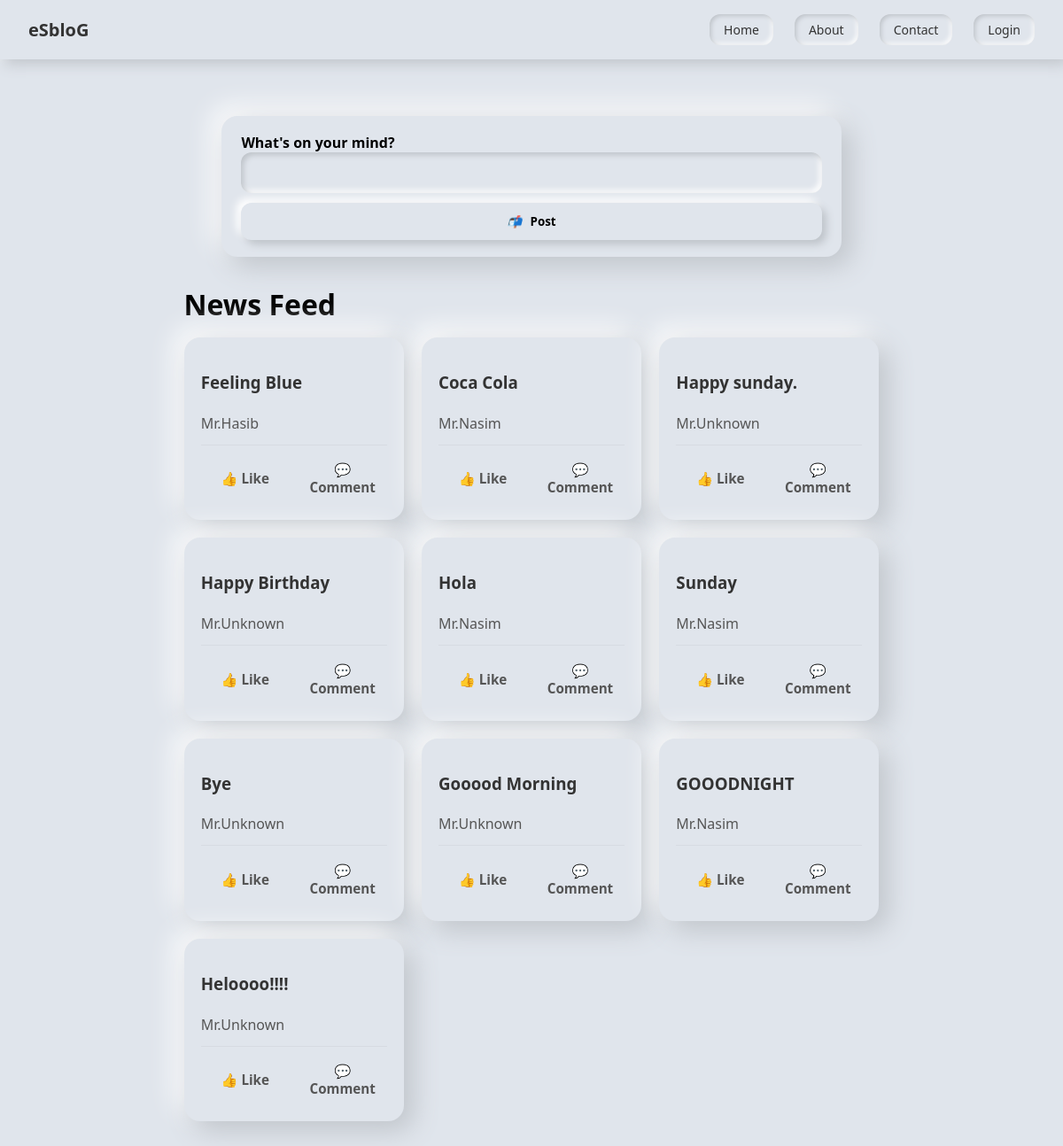
Page /dashboard/dash/ on the earlier database version.
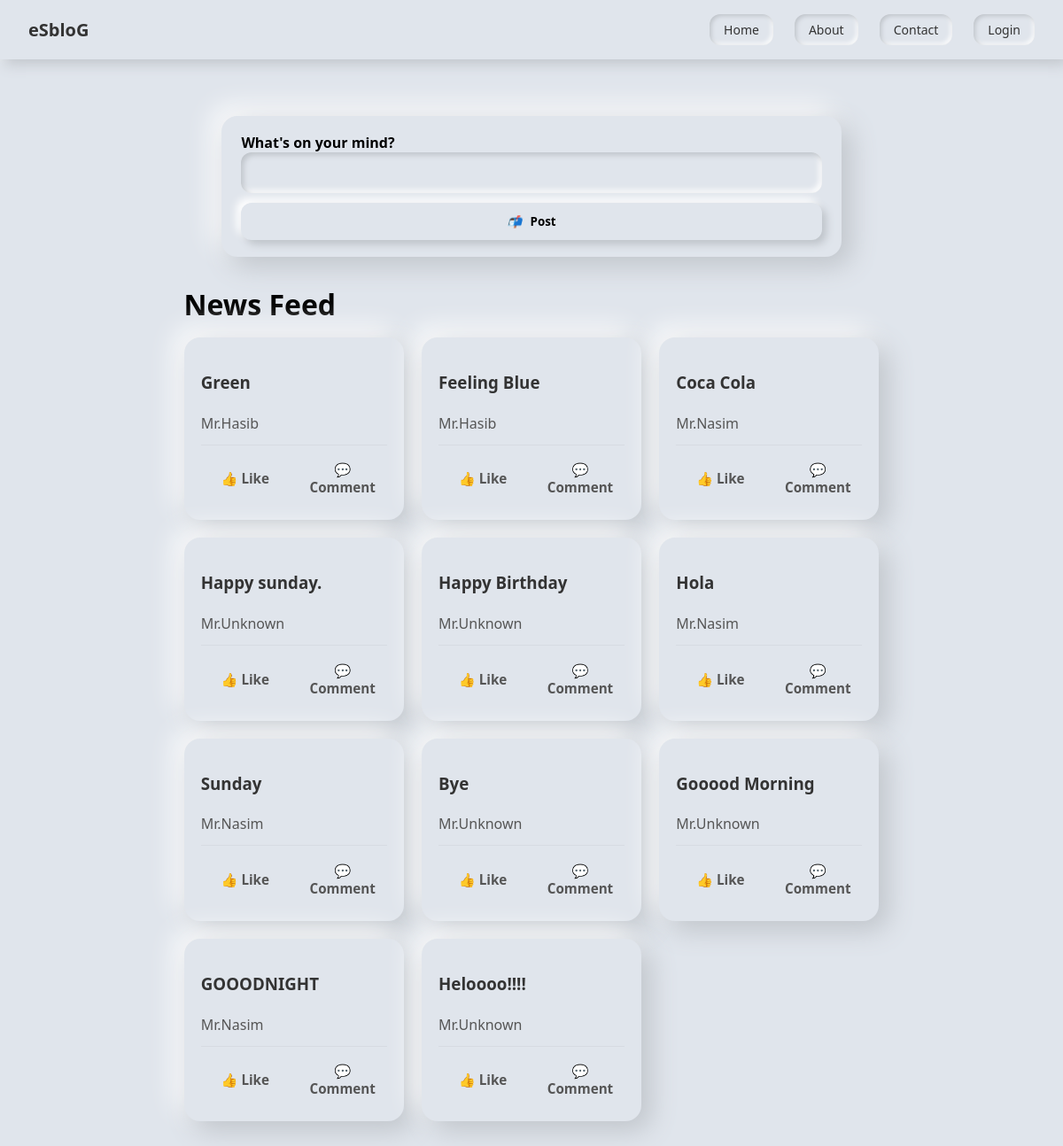
Same page on the later database version.
### dashboard/models.py (models this page shows, shortened)
class User_posts(models.Model):
    id = models.AutoField(primary_key=True)
    u_name = models.ForeignKey(Login_info_new_p,on_delete=models.CASCADE)
    post = models.CharField(max_length=100)
    create_at = models.DateTimeField(auto_now_add=True)

### dashboard/views.py (the view)
# urls.py: path('dash/',views.demo,name="home"),
def demo(request):
    posts = User_posts.objects.all().order_by('-create_at')
    users = []
    U_posts = []
    for post in posts:
        log_user = Login_info_new_p.objects.get(email=post.u_name)
        u_name = log_user.fname + log_user.lname
        status = post.post
        U_posts.append(status)
        users.append(u_name)
    return render(request,"dashboard/landing_page.html",{"posts": zip(users,U_posts)})

### dashboard/models.py (called while the page is built)
    def __str__(self):
        return self.email

### dashboard/templates/dashboard/landing_page.html (shortened to what this page needs)
{% include "dashboard/header.html" %}
<div class="page">
  <form id="loginForm" method="POST" action="{% url 'add_post' %}" class="card composer">
    <div class="input-group">
      <label>What's on your mind?</label>
      <input type="text" name="post" required />
    </div>
    <button type="submit" class="action-btn">
      <i>📬</i> Post
    </button>
  </form>
  <h1 style="margin: 1rem 0;">News Feed</h1>
  <div class="feed-grid">
    {% for name, post in posts %}
      <div class="post-card">
        <h3 class="username">{{post}}</h3>
        <p class="content">{{ name }}</p>
        <div class="actions">
          <button class="like-btn">👍 Like</button>
          <button class="comment-btn">💬 Comment</button>
        </div>
      </div>
    {% endfor %}
  </div>
</div>
{% include "dashboard/footer.html" %}

Differences in the rows shown:
added User_posts: posts "Green"
Other differences:
new list line: "Mr.Hasib 👍 Like 💬 Comment"
